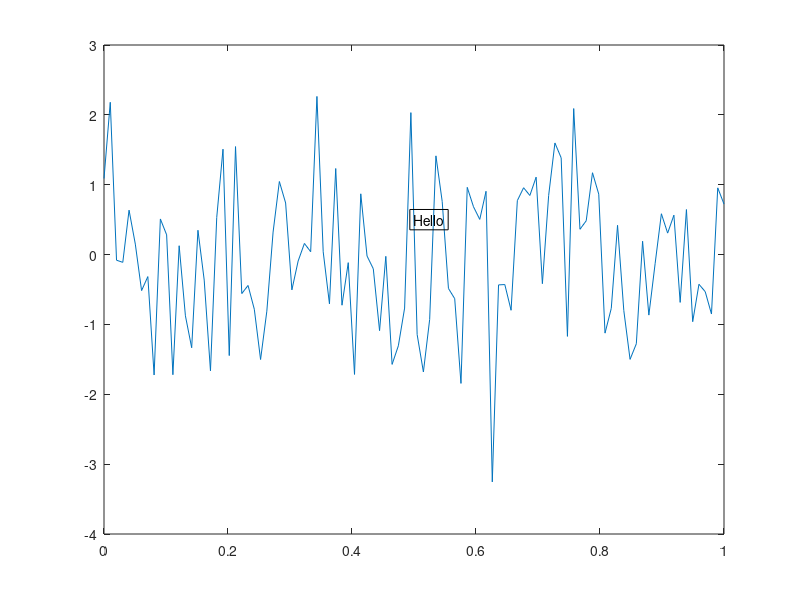

This chart was generated by the following MATLAB code:
function result = test_textproperties_005
result = false;
a = figure;
plot(linspace(0,1),randn(1,100));
t = text(0.5,0.5,'Hello')
drawnow
set(t,'edgecolor','k');
drawnow
close(a);
result = true;
